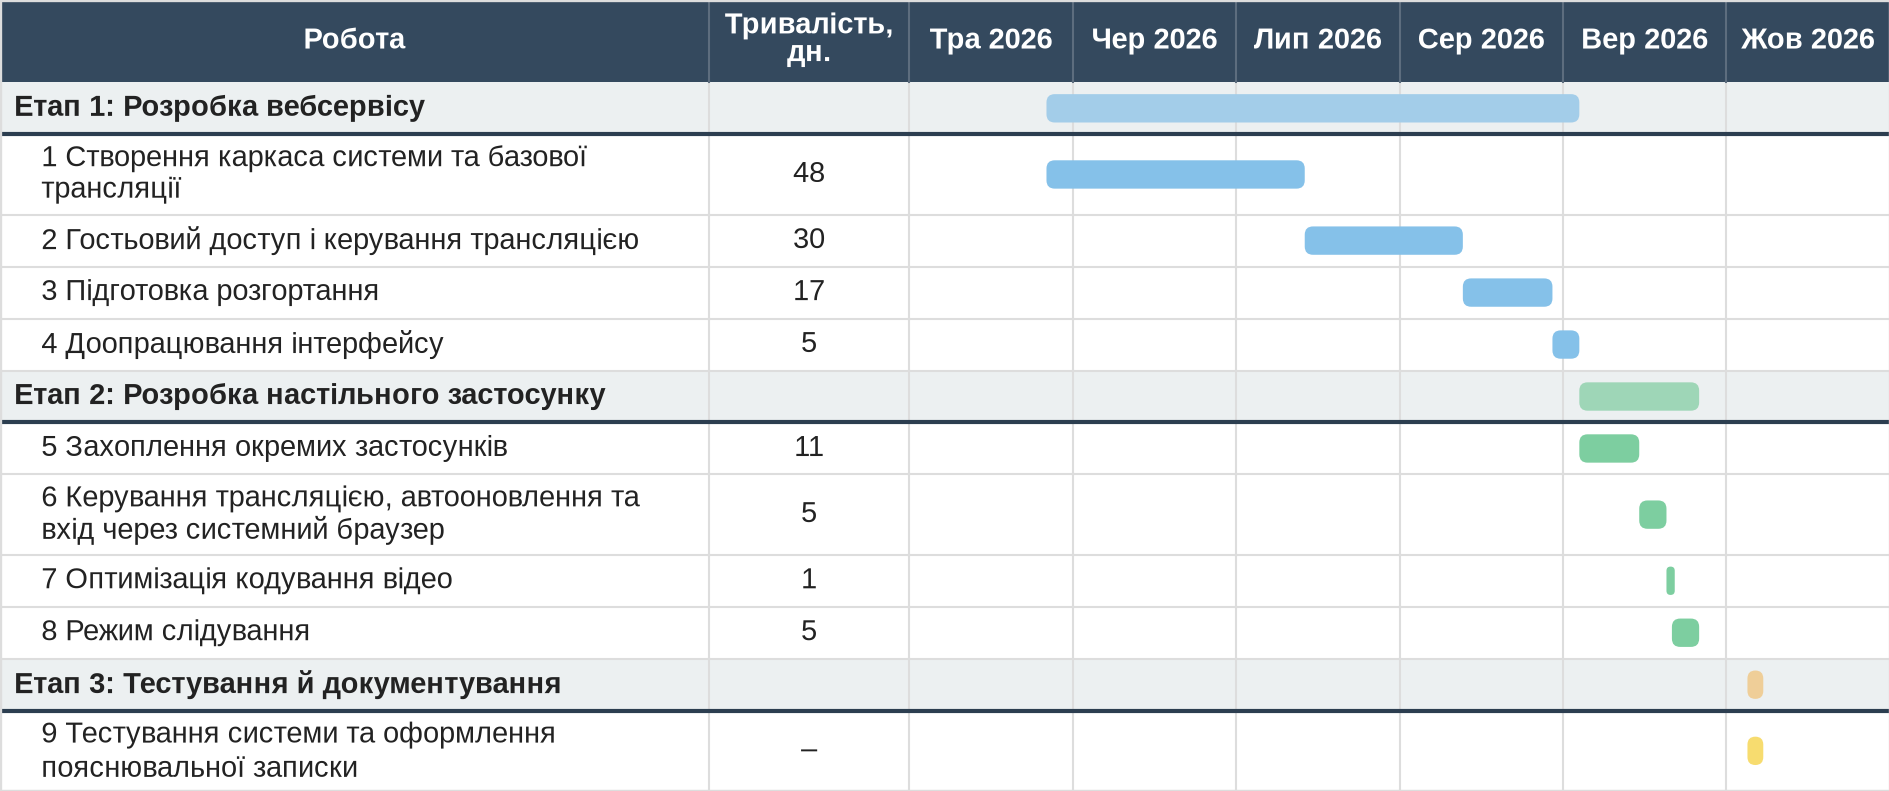

Write the Python code that produced this figure.
"""Діаграма Ганта проєкту (рис. 2.1, fig:gantt) -> fig-gantt.png поруч із цим файлом.

Оформлення повторює рис. 2.1 першого прикладу (docs/example_of_completed_work/exmaple1.pdf, с. 33):
таблиця «Задача | тривалість | місяці», темний заголовок, рядки етапів на сірому тлі зі світлою
зведеною смугою, під ними пронумеровані роботи з насиченими заокругленими смугами кольору етапу.
PlantUML такої компоновки не має, тому діаграму малює matplotlib (thesis/CLAUDE.md, «Diagrams»).

Дані – лише табл. 2.5 (tbl:wbs, розділ 2.2): номери, назви, терміни й тривалості робіт мають
збігатися з нею дослівно. Дата завершення роботи 9 ще не визначена, тому її смуга закінчується
останньою відомою датою (PLAN.md §0A.4), а тривалість показано як «–».

Запуск: bash thesis/tools/build.sh --diagrams-only (або <venv>/bin/python fig-gantt.py <каталог шрифтів>).
"""

import calendar
import sys
from datetime import date, timedelta
from pathlib import Path

import matplotlib

matplotlib.use("Agg")
import matplotlib.pyplot as plt  # noqa: E402
from matplotlib import font_manager  # noqa: E402
from matplotlib.patches import FancyBboxPatch, Rectangle  # noqa: E402

Y = 2026
# (етап, світлий колір зведеної смуги, колір смуг робіт, роботи)
# робота: (номер, назва з табл. 2.5, початок, кінець включно, тривалість у табл. 2.5)
STAGES = [
    ("Етап 1: Розробка вебсервісу", "#A3CDE9", "#85C1E9", [
        (1, "Створення каркаса системи та базової трансляції", (27, 5), (13, 7), "48"),
        (2, "Гостьовий доступ і керування трансляцією", (14, 7), (12, 8), "30"),
        (3, "Підготовка розгортання", (13, 8), (29, 8), "17"),
        (4, "Доопрацювання інтерфейсу", (30, 8), (3, 9), "5"),
    ]),
    ("Етап 2: Розробка настільного застосунку", "#9ED6B7", "#7DCEA0", [
        (5, "Захоплення окремих застосунків", (4, 9), (14, 9), "11"),
        (6, "Керування трансляцією, автооновлення та вхід через системний браузер",
         (15, 9), (19, 9), "5"),
        (7, "Оптимізація кодування відео", (20, 9), (20, 9), "1"),
        (8, "Режим слідування", (21, 9), (25, 9), "5"),
    ]),
    ("Етап 3: Тестування й документування", "#EFCE98", "#F7DC6F", [
        (9, "Тестування системи та оформлення пояснювальної записки", (5, 10), (7, 10), "–"),
    ]),
]
MONTHS = [5, 6, 7, 8, 9, 10]
MONTH_NAMES = {5: "Тра", 6: "Чер", 7: "Лип", 8: "Сер", 9: "Вер", 10: "Жов"}

# Геометрія в мм (рисунок вставляється шириною 16 см, тобто в масштабі 1:1).
W = 160.0
NAME_W, DUR_W = 60.0, 17.0
CHART_X = NAME_W + DUR_W
MONTH_W = (W - CHART_X) / len(MONTHS)
HEAD_H, ROW_H, ROW2_H = 7.0, 4.4, 6.8
BAR_H = 2.4
FS = 7.0  # pt
HEADER_BG, HEADER_FG = "#34495E", "white"
STAGE_BG, STAGE_LINE, GRID = "#ECF0F1", "#2C3E50", "#DDDDDD"
TEXT = "#222222"
WRAP = 45  # символів у рядку колонки «Задача»


def x_of(d: date) -> float:
    i = MONTHS.index(d.month)
    return CHART_X + MONTH_W * (i + (d.day - 1) / calendar.monthrange(d.year, d.month)[1])


def wrap(text: str, width: int) -> list[str]:
    lines, cur = [], ""
    for word in text.split():
        if cur and len(cur) + 1 + len(word) > width:
            lines.append(cur)
            cur = word
        else:
            cur = f"{cur} {word}".strip()
    return lines + [cur]


def main() -> None:
    fontdir = Path(sys.argv[1]) if len(sys.argv) > 1 else None
    family = "Liberation Sans"
    if fontdir:
        for f in fontdir.glob("LiberationSans-*.ttf"):
            font_manager.fontManager.addfont(str(f))
    plt.rcParams["font.family"] = family

    rows = []  # (kind, label lines, duration, start, end, colour)
    for title, light, strong, works in STAGES:
        s = min(date(Y, m, d) for _, _, (d, m), _, _ in works)
        e = max(date(Y, m, d) for _, _, _, (d, m), _ in works)
        rows.append(("stage", [title], "", s, e, light))
        for n, name, (d1, m1), (d2, m2), dur in works:
            rows.append(("work", wrap(f"{n} {name}", WRAP), dur, date(Y, m1, d1), date(Y, m2, d2), strong))
    H = HEAD_H + sum(ROW_H if len(r[1]) == 1 else ROW2_H for r in rows)

    mm = 1 / 25.4
    fig = plt.figure(figsize=(W * mm, H * mm))
    ax = fig.add_axes([0, 0, 1, 1])
    ax.set_xlim(0, W)
    ax.set_ylim(H, 0)
    ax.set_aspect("equal")
    ax.axis("off")

    # заголовок
    ax.add_patch(Rectangle((0, 0), W, HEAD_H, color=HEADER_BG, lw=0))
    hdr = dict(color=HEADER_FG, fontsize=FS, fontweight="bold", ha="center", va="center")
    ax.text(NAME_W / 2, HEAD_H / 2, "Робота", **hdr)
    ax.text(NAME_W + DUR_W / 2, HEAD_H / 2, "Тривалість,\nдн.", linespacing=1.1, **hdr)
    for i, m in enumerate(MONTHS):
        ax.text(CHART_X + MONTH_W * (i + 0.5), HEAD_H / 2, f"{MONTH_NAMES[m]} {Y}", **hdr)
    for x in [NAME_W, CHART_X] + [CHART_X + MONTH_W * i for i in range(1, len(MONTHS))]:
        ax.plot([x, x], [0, HEAD_H], color="#5D6D7E", lw=0.5)

    y = HEAD_H
    for kind, lines, dur, s, e, colour in rows:
        h = ROW_H if len(lines) == 1 else ROW2_H
        if kind == "stage":
            ax.add_patch(Rectangle((0, y), W, h, color=STAGE_BG, lw=0))
        # сітка: межі колонок і місяців
        for x in [NAME_W, CHART_X] + [CHART_X + MONTH_W * i for i in range(1, len(MONTHS))]:
            ax.plot([x, x], [y, y + h], color=GRID, lw=0.5, zorder=1)
        bottom = STAGE_LINE if kind == "stage" else GRID
        ax.plot([0, W], [y + h, y + h], color=bottom, lw=1.0 if kind == "stage" else 0.5, zorder=2)

        cy = y + h / 2
        if kind == "stage":
            ax.text(1.2, cy, lines[0], fontsize=FS, fontweight="bold", color=TEXT, va="center")
        else:
            ax.text(3.5, cy, "\n".join(lines), fontsize=FS, color=TEXT, va="center", linespacing=1.15)
            ax.text(NAME_W + DUR_W / 2, cy, dur, fontsize=FS, color=TEXT, ha="center", va="center")

        x0, x1 = x_of(s), x_of(e + timedelta(days=1))
        bw = max(x1 - x0, 0.7)  # одноденна робота 7 лишається видимою
        r = min(0.7, bw / 2)
        ax.add_patch(FancyBboxPatch((x0 + r, cy - BAR_H / 2 + r), bw - 2 * r, BAR_H - 2 * r,
                                    boxstyle=f"round,pad={r}", color=colour, lw=0, zorder=3))
        y += h
    ax.add_patch(Rectangle((0, 0), W, H, fill=False, edgecolor=GRID, lw=0.8, zorder=4))

    out = Path(__file__).with_suffix(".png")
    fig.savefig(out, dpi=300, facecolor="white")
    print(f"rendered {out.name}")


if __name__ == "__main__":
    main()
